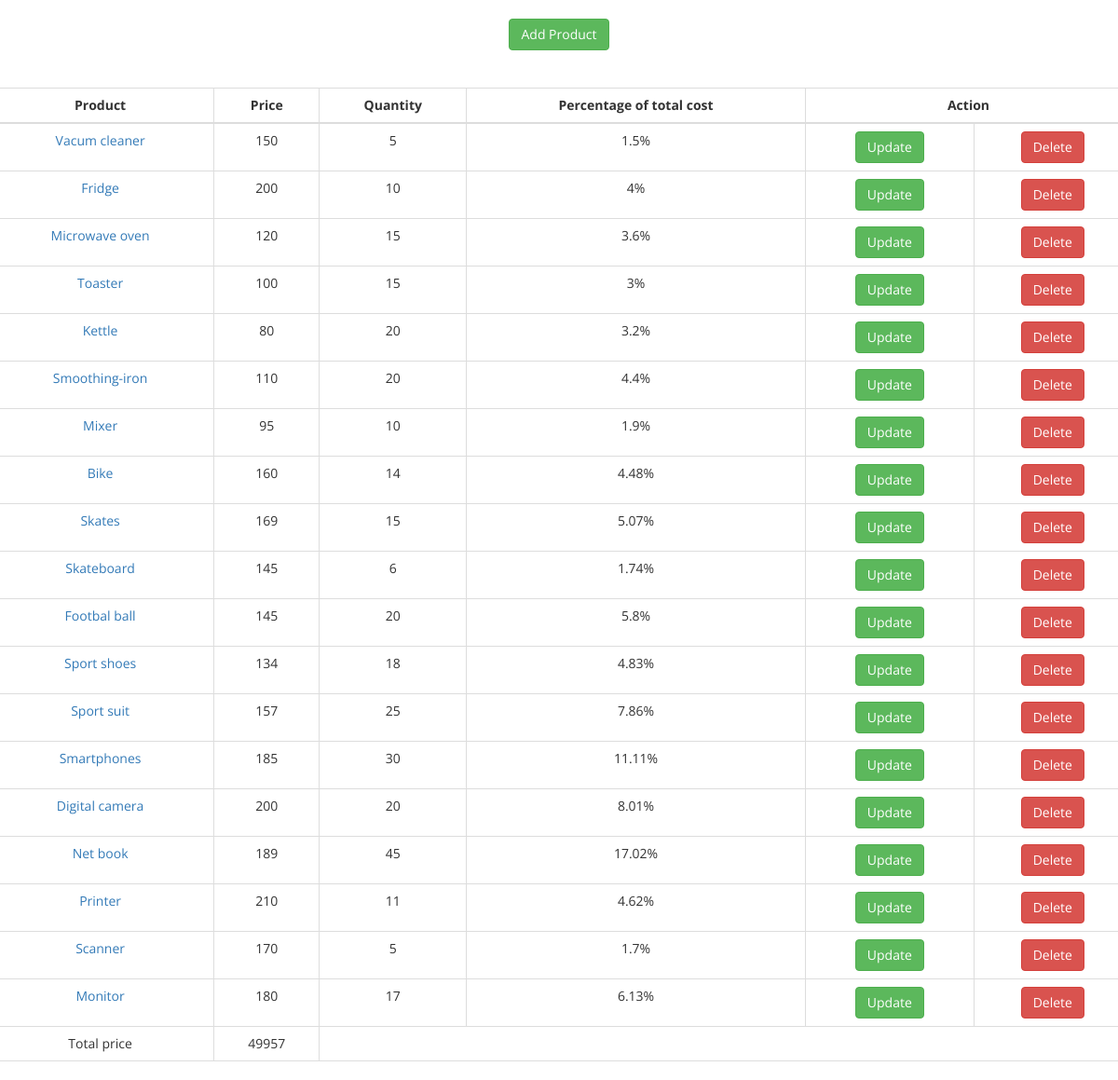
The page / on the database its author committed.
### tables this page shows
CREATE TABLE IF NOT EXISTS `product` (
  `id` int(11) NOT NULL,
  `title` varchar(50) NOT NULL,
  `price` decimal(10,0) NOT NULL,
  `quantity` int(11) NOT NULL,
  `note` varchar(300) NOT NULL,
  `id_category` int(11) NOT NULL
);

### src/View.php (called while the page is built)
<?php
class View
{
    private $params;
    public function __construct(array $params = array()){
        $this->params = $params;
    }
    public function render($file){
        extract($this->params);
        require('Views/'.$file.'.php');
    }
}

### src/Controllers/ProductController.php (called while the page is built, shortened)
<?php
class ProductController{
    public function index(){
        $product = new ProductModel;
        $products = $product->get_all();
        $total_sum = $product->get_total_sum();
         $view = new View(['result'=>$products,'total_sum'=>$total_sum[0]['total_sum']]);
         $view->render('Product_list');
    }
}

### src/App.php (called while the page is built, shortened)
<?php
class App
{
    public function __construct()
    {
        $route = Route::getInstance();
        $result = $route->get_controller_and_action();
        $controller = new $class_name();
        $controller->{$result['action']}();
    }
}

### index.php (called while the page is built, shortened)
<?php
require ('autoloader.php');
new App;

### src/Database.php (called while the page is built, shortened)
<?php
class Database {
	private $_connection;
	private static $_instance;
	private $_host = "sunrice";
    private $_username = "root";
	private $_password = "";
	private $_database = "sunrice";
	public static function getInstance(){
		if(!self::$_instance){
			self::$_instance = new self();
		}
		return self::$_instance;
	}
	private function __construct() {
		$this->_connection = new \mysqli($this->_host, $this->_username, $this->_password, $this->_database);
	}
	public function query_all($query){
      	$result = $this->_connection->query($query);
        $res=[];
        foreach($result as $val){
            $res[] = $val;
        }
        return $res;
    }
}

### src/Models/ProductModel.php (called while the page is built, shortened)
<?php
class ProductModel{
    private $connection;
    public function __construct(){
        $this->connection = \Database::getInstance();
    }
    public function get_all(){
        return $this->connection->query_all("SELECT id, title, quantity, price, quantity * price as total_price FROM `product`");
    }
    public function get_total_sum(){
        return $this->connection->query_all("SELECT SUM(quantity * price) as total_sum FROM `product`");
    }
}

### autoloader.php (called while the page is built, shortened)
<?php
spl_autoload_register(function ($class) {
    $prefix = '';
    $base_dir = __DIR__ . '/src/';
    $len = strlen($prefix);
    $relative_class = substr($class, $len);
    $file = $base_dir . str_replace('\\', '/', $relative_class) . '.php';
});

### src/Views/Product_list.php (the view, shortened to what this page needs)
<?php
include('headers.php');
?>
<div class="container">
    <div class="row">
        <div class=" add col-xs-4 col-xs-offset-4 text-center">
            <a href='/product/add_view'<div class="btn btn-success "> Add Product</div></a>
        </div>
    </div>
    <div class="row">
        <table class="table table-bordered">
            <thead>
            <tr>
                <th class='text-center'>Product</th>
                <th class="text-center">Price</th>
                <th class="text-center">Quantity</th>
                <th class='text-center'>Percentage of total cost</th>
                <th class='text-center' colspan="2">Action</th>
            </tr>
            </thead>
            <tbody>
            <?php
            if($result) {
                foreach ($result as $product) {
                    ?>
                    <tr>
                        <td class='text-center' scope="row"><a href="/product/details/<?php echo $product['id']?>"><?php echo $product['title'] ?></a></td>
                        <td class='text-center'>
                            <?php echo $product['price'] ?>
                        </td>
                        <td class='text-center'>
                            <?php echo $product['quantity'] ?>
                        </td>
                        <td class='text-center'>
                            <?php echo $product['percents'].'%'?>
                        </td>
                        <td class='text-center'>
                            <a href=<?php echo '/product/update_view/'.$product['id']   ?>><div class="btn btn-success">Update</div></a>
                        </td>
                        <td class='text-center'>
                            <a href=<?php echo"/product/delete/".$product['id'] ?>><div class="btn btn-danger">Delete</div></a>
                        </td>
                    </tr>
                    <?php
                }
            }
            ?>
            <tr>
                <td class='text-center'>Total price</td>
                <td class='text-center'><?php echo $total_sum ?></td>
            </tr>
            </tbody>
        </table>
    </div>
<?php
include('footer.php');
?>

### css/style.css (style rules this page uses)
* { font-family: Open Sans; }
.add { margin-top: 20px; margin-bottom: 40px; }

### rows shown on the page
product: title "Vacum cleaner", price "150", quantity "5", percents "1.5"
product: title "Fridge", price "200", quantity "10", percents "4"
product: title "Microwave oven", price "120", quantity "15", percents "3.6"
product: title "Toaster", price "100", quantity "15", percents "3"
product: title "Kettle", price "80", quantity "20", percents "3.2"
product: title "Smoothing-iron", price "110", quantity "20", percents "4.4"
product: title "Mixer", price "95", quantity "10", percents "1.9"
product: title "Bike", price "160", quantity "14", percents "4.48"
product: title "Skates", price "169", quantity "15", percents "5.07"
product: title "Skateboard", price "145", quantity "6", percents "1.74"
product: title "Footbal ball", price "145", quantity "20", percents "5.8"
product: title "Sport shoes", price "134", quantity "18", percents "4.83"
product: title "Sport suit", price "157", quantity "25", percents "7.86"
product: title "Smartphones", price "185", quantity "30", percents "11.11"
product: title "Digital camera", price "200", quantity "20", percents "8.01"
product: title "Net book", price "189", quantity "45", percents "17.02"
product: title "Printer", price "210", quantity "11", percents "4.62"
product: title "Scanner", price "170", quantity "5", percents "1.7"
product: title "Monitor", price "180", quantity "17", percents "6.13"

### other values the page prints
$total_sum "49957"
